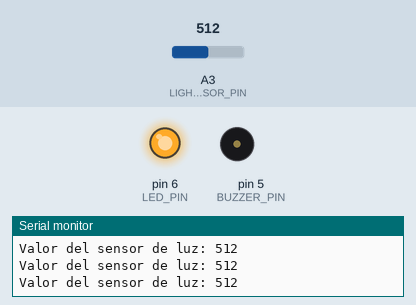
Bench run of a sketch on a simulated Arduino Uno, built with avr-gcc and run on an emulated ATmega328P. Shown: output pins drawn as LEDs (lit = HIGH), buzzer (waves = sounding), the last lines printed to the serial monitor. The inputs (shaded band) are chosen by the test bench; at power-on: A3 (LIGHT_SENSOR_PIN) = 512.

Above: at 1.2 s.
1.3 s: A3 (LIGHT_SENSOR_PIN) set to 491
At 1.58 s:
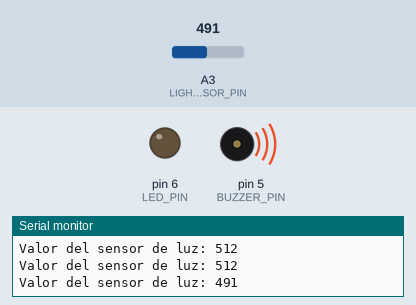
4.3 s: A3 (LIGHT_SENSOR_PIN) set to 510
At 6.6 s:
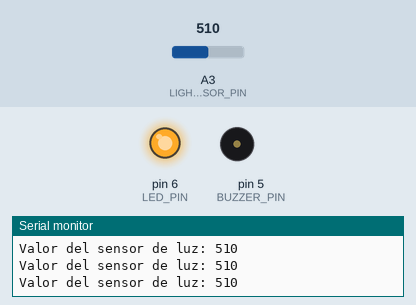
7.3 s: A3 (LIGHT_SENSOR_PIN) set to 490
At 12.4 s:
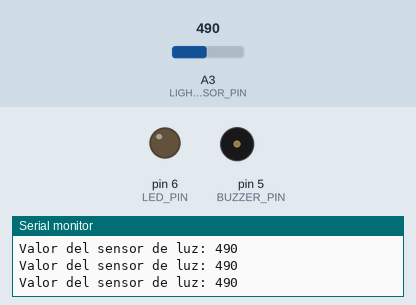
Timing chart, 0 to 13.9 s (numbered marks = the images above; inputs shaded):
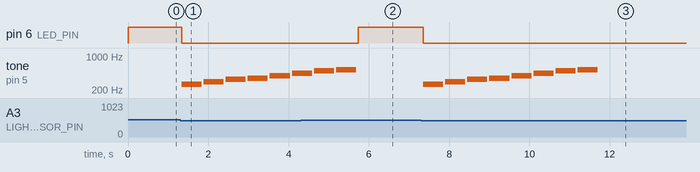

The sketch:

Hilos.ino
```cpp
#define LED_PIN 6
#define BUZZER_PIN 5
#define LIGHT_SENSOR_PIN A3

// Duración de cada nota en milisegundos
int noteDuration = 500;

// Definiciones de las notas musicales
#define NOTE_C4 262
#define NOTE_D4 294
#define NOTE_E4 330
#define NOTE_F4 349
#define NOTE_G4 392
#define NOTE_A4 440
#define NOTE_B4 494
#define NOTE_C5 523

// Melodía a reproducir
int melody[] = {NOTE_C4, NOTE_D4, NOTE_E4, NOTE_F4, NOTE_G4, NOTE_A4, NOTE_B4, NOTE_C5};

unsigned long tiempoAnteriorBuzzer;  // Almacena el tiempo en que se activó el zumbador por última vez.
bool buzzerActivo = false;          // Bandera que indica si el zumbador está activo o no.

void setup() {
  pinMode(LED_PIN, OUTPUT);
  pinMode(BUZZER_PIN, OUTPUT);
  pinMode(LIGHT_SENSOR_PIN, INPUT);

  Serial.begin(9600);
}

void loop() {
  // Lectura del valor del sensor de luz
  int valorSensorLuz = analogRead(LIGHT_SENSOR_PIN);

  // Impresión del valor para depuración
  Serial.print("Valor del sensor de luz: ");
  Serial.println(valorSensorLuz);

  // Verificación del valor del sensor de luz
  if (valorSensorLuz < 500) {
    // Si la luz es baja, apaga el LED y ejecuta la función de reproducción del zumbador
    digitalWrite(LED_PIN, LOW);
    ejecutarHiloBuzzer();
  } else {
    // Si la luz es suficientemente alta, enciende el LED, apaga el zumbador y restablece la bandera
    digitalWrite(LED_PIN, HIGH);
    noTone(BUZZER_PIN);
    buzzerActivo = false;
  }
}

void ejecutarHiloBuzzer() {
  // Obtención del tiempo actual
  unsigned long tiempoActual = millis();

  // Verificación del estado del zumbador y del tiempo transcurrido
  if (!buzzerActivo && tiempoActual - tiempoAnteriorBuzzer >= 500) {
    // Reproducción de la melodía en el zumbador con pausas entre notas
    for (int i = 0; i < sizeof(melody) / sizeof(melody[0]); i++) {
      tone(BUZZER_PIN, melody[i], noteDuration);
      delay(noteDuration + 50);  // Pausa entre notas
      noTone(BUZZER_PIN);
    }

    // Actualización del tiempo anterior y activación del zumbador
    tiempoAnteriorBuzzer = tiempoActual;
    buzzerActivo = true;
  }
}
```

Measured:
- the behaviour switches between 500 and 499 on A3 (LIGHT_SENSOR_PIN) (found by bisection; images 0 and 1)
- after the input at 1.3 s, pin 6 (LED_PIN): HIGH → LOW at once; tone on pin 5 (BUZZER_PIN): plays 262 Hz for 0.50 s, 294 Hz for 0.50 s, 330 Hz for 0.50 s, 349 Hz for 0.50 s, 392 Hz for 0.50 s, 440 Hz for 0.21 s, starting at once
- after the input at 4.3 s, pin 6 (LED_PIN): LOW → HIGH after 1.4 s
- after the input at 7.3 s, pin 6 (LED_PIN): HIGH → LOW after 0.05 s; tone on pin 5 (BUZZER_PIN): plays 262 Hz for 0.50 s, 294 Hz for 0.50 s, 330 Hz for 0.50 s, 349 Hz for 0.50 s, 392 Hz for 0.50 s, 440 Hz for 0.50 s … (8 notes in this stretch), starting after 0.05 s
